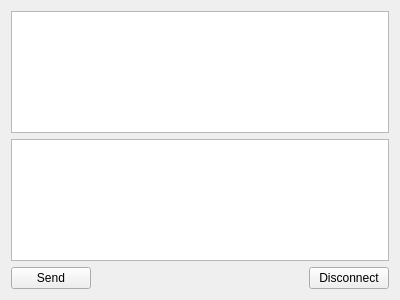
<?xml version="1.0" encoding="UTF-8"?>
<ui version="4.0">
 <class>Widget</class>
 <widget class="QWidget" name="Widget">
  <property name="geometry">
   <rect>
    <x>0</x>
    <y>0</y>
    <width>400</width>
    <height>300</height>
   </rect>
  </property>
  <property name="windowTitle">
   <string>Widget</string>
  </property>
  <layout class="QGridLayout" name="gridLayout">
   <item row="0" column="0" colspan="3">
    <widget class="QTextEdit" name="textEditread">
     <property name="readOnly">
      <bool>true</bool>
     </property>
    </widget>
   </item>
   <item row="1" column="0" colspan="3">
    <widget class="QTextEdit" name="textEditWrite"/>
   </item>
   <item row="2" column="0">
    <widget class="QPushButton" name="pushButtonSend">
     <property name="text">
      <string>Send</string>
     </property>
    </widget>
   </item>
   <item row="2" column="1">
    <spacer name="horizontalSpacer">
     <property name="orientation">
      <enum>Qt::Horizontal</enum>
     </property>
     <property name="sizeHint" stdset="0">
      <size>
       <width>207</width>
       <height>20</height>
      </size>
     </property>
    </spacer>
   </item>
   <item row="2" column="2">
    <widget class="QPushButton" name="pushButtonDiscnnect">
     <property name="text">
      <string>Disconnect</string>
     </property>
    </widget>
   </item>
  </layout>
 </widget>
 <layoutdefault spacing="6" margin="11"/>
 <resources/>
 <connections/>
</ui>
